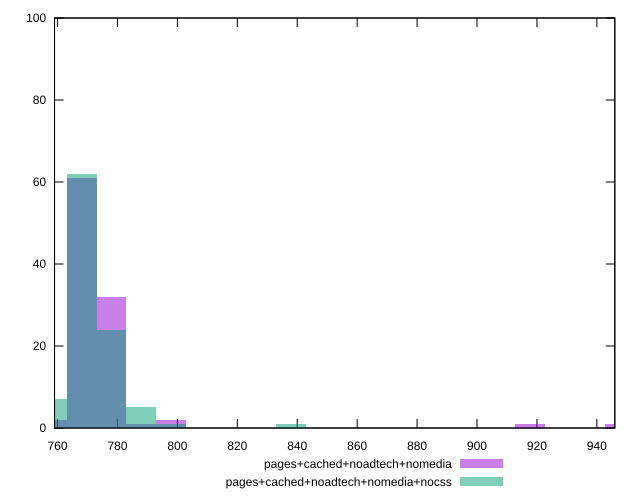

The gnuplot source for this figure:
reset

$pagesCachedNoadtechNomedia <<EOF
768.0426735148158 61
778.017253690333 32
758.0680933392987 2
787.99183386585 1
797.9664140413671 2
947.5851166741234 1
917.6613761475721 1
EOF

$pagesCachedNoadtechNomediaNocss <<EOF
768.0426735148158 62
778.017253690333 24
787.99183386585 5
797.9664140413671 1
837.8647347434354 1
758.0680933392987 7
EOF

set key outside below
set boxwidth 9.974580175517088
set xrange [759:946]
set yrange [0:100]
set trange [0:100]
set style fill transparent solid 0.5 noborder
set terminal svg size 640, 500 enhanced background rgb 'white'
set output "report_00009_2021-02-08T22-37-41.559Z/uses-rel-preload/comparison/histogram/3_vs_4.svg"

plot $pagesCachedNoadtechNomedia title "pages+cached+noadtech+nomedia" with boxes, \
     $pagesCachedNoadtechNomediaNocss title "pages+cached+noadtech+nomedia+nocss" with boxes

reset
